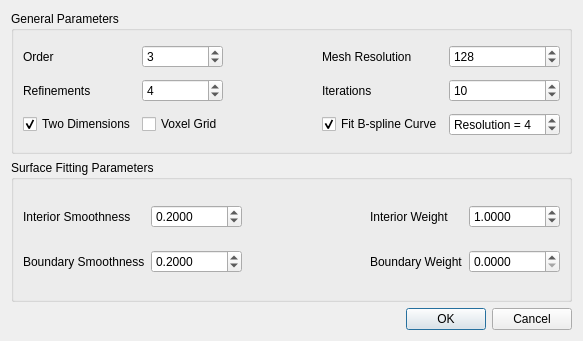
<?xml version="1.0" encoding="UTF-8"?>
<ui version="4.0">
 <class>NurbsSurfaceDlg</class>
 <widget class="QDialog" name="NurbsSurfaceDlg">
  <property name="geometry">
   <rect>
    <x>0</x>
    <y>0</y>
    <width>583</width>
    <height>341</height>
   </rect>
  </property>
  <property name="sizePolicy">
   <sizepolicy hsizetype="Fixed" vsizetype="Fixed">
    <horstretch>0</horstretch>
    <verstretch>0</verstretch>
   </sizepolicy>
  </property>
  <property name="windowTitle">
   <string>Nurbs Surface</string>
  </property>
  <layout class="QVBoxLayout" name="verticalLayout">
   <item>
    <widget class="QGroupBox" name="groupBox_2">
     <property name="title">
      <string>General Parameters</string>
     </property>
     <layout class="QGridLayout" name="gridLayout">
      <item row="1" column="0">
       <widget class="QLabel" name="label_10">
        <property name="text">
         <string>Refinements</string>
        </property>
       </widget>
      </item>
      <item row="0" column="0">
       <widget class="QLabel" name="label_16">
        <property name="text">
         <string>Order</string>
        </property>
       </widget>
      </item>
      <item row="0" column="4">
       <widget class="QLabel" name="label_15">
        <property name="text">
         <string>Mesh Resolution</string>
        </property>
       </widget>
      </item>
      <item row="1" column="4">
       <widget class="QLabel" name="label_14">
        <property name="text">
         <string>Iterations</string>
        </property>
       </widget>
      </item>
      <item row="2" column="0">
       <widget class="QCheckBox" name="twoDimCheckBox">
        <property name="text">
         <string>Two Dimensions</string>
        </property>
        <property name="checked">
         <bool>true</bool>
        </property>
       </widget>
      </item>
      <item row="2" column="5">
       <widget class="QSpinBox" name="curveResolutionSpinBox">
        <property name="prefix">
         <string>Resolution = </string>
        </property>
        <property name="minimum">
         <number>1</number>
        </property>
        <property name="maximum">
         <number>64</number>
        </property>
        <property name="value">
         <number>4</number>
        </property>
       </widget>
      </item>
      <item row="0" column="5">
       <widget class="QSpinBox" name="meshResolutionSpinBox">
        <property name="maximum">
         <number>10000</number>
        </property>
        <property name="value">
         <number>128</number>
        </property>
       </widget>
      </item>
      <item row="1" column="5">
       <widget class="QSpinBox" name="iterationsSpinBox">
        <property name="minimum">
         <number>0</number>
        </property>
        <property name="maximum">
         <number>10000</number>
        </property>
        <property name="value">
         <number>10</number>
        </property>
       </widget>
      </item>
      <item row="2" column="4">
       <widget class="QCheckBox" name="fitBsplineCurveCheckBox">
        <property name="text">
         <string>Fit B-spline Curve</string>
        </property>
        <property name="checked">
         <bool>true</bool>
        </property>
       </widget>
      </item>
      <item row="2" column="1">
       <widget class="QCheckBox" name="useVoxelGridCheckBox">
        <property name="enabled">
         <bool>true</bool>
        </property>
        <property name="text">
         <string>Voxel Grid</string>
        </property>
        <property name="checked">
         <bool>false</bool>
        </property>
       </widget>
      </item>
      <item row="0" column="1">
       <widget class="QSpinBox" name="orderSpinBox">
        <property name="minimum">
         <number>1</number>
        </property>
        <property name="maximum">
         <number>64</number>
        </property>
        <property name="value">
         <number>3</number>
        </property>
       </widget>
      </item>
      <item row="1" column="1">
       <widget class="QSpinBox" name="refinementsSpinBox">
        <property name="maximum">
         <number>10000</number>
        </property>
        <property name="value">
         <number>4</number>
        </property>
       </widget>
      </item>
      <item row="1" column="3">
       <spacer name="horizontalSpacer">
        <property name="orientation">
         <enum>Qt::Horizontal</enum>
        </property>
        <property name="sizeHint" stdset="0">
         <size>
          <width>40</width>
          <height>20</height>
         </size>
        </property>
       </spacer>
      </item>
     </layout>
    </widget>
   </item>
   <item>
    <widget class="QGroupBox" name="groupBox">
     <property name="title">
      <string>Surface Fitting Parameters</string>
     </property>
     <layout class="QGridLayout" name="gridLayout_2">
      <item row="0" column="0">
       <widget class="QLabel" name="label_13">
        <property name="text">
         <string>Interior Smoothness</string>
        </property>
       </widget>
      </item>
      <item row="1" column="0">
       <widget class="QLabel" name="label_9">
        <property name="text">
         <string>Boundary Smoothness</string>
        </property>
       </widget>
      </item>
      <item row="0" column="3">
       <widget class="QLabel" name="label_12">
        <property name="text">
         <string>Interior Weight</string>
        </property>
       </widget>
      </item>
      <item row="1" column="3">
       <widget class="QLabel" name="label_11">
        <property name="text">
         <string>Boundary Weight</string>
        </property>
       </widget>
      </item>
      <item row="0" column="1">
       <widget class="QDoubleSpinBox" name="interiorSSpinBox">
        <property name="decimals">
         <number>4</number>
        </property>
        <property name="minimum">
         <double>0.000000000000000</double>
        </property>
        <property name="maximum">
         <double>10000.000000000000000</double>
        </property>
        <property name="singleStep">
         <double>0.010000000000000</double>
        </property>
        <property name="value">
         <double>0.200000000000000</double>
        </property>
       </widget>
      </item>
      <item row="1" column="1">
       <widget class="QDoubleSpinBox" name="boundarySSpinBox">
        <property name="decimals">
         <number>4</number>
        </property>
        <property name="minimum">
         <double>0.000000000000000</double>
        </property>
        <property name="maximum">
         <double>10000.000000000000000</double>
        </property>
        <property name="singleStep">
         <double>0.010000000000000</double>
        </property>
        <property name="value">
         <double>0.200000000000000</double>
        </property>
       </widget>
      </item>
      <item row="1" column="4">
       <widget class="QDoubleSpinBox" name="boundaryWSpinBox">
        <property name="decimals">
         <number>4</number>
        </property>
        <property name="minimum">
         <double>0.000000000000000</double>
        </property>
        <property name="maximum">
         <double>10000.000000000000000</double>
        </property>
        <property name="singleStep">
         <double>0.010000000000000</double>
        </property>
        <property name="value">
         <double>0.000000000000000</double>
        </property>
       </widget>
      </item>
      <item row="0" column="4">
       <widget class="QDoubleSpinBox" name="interiorWSpinBox">
        <property name="decimals">
         <number>4</number>
        </property>
        <property name="minimum">
         <double>0.000000000000000</double>
        </property>
        <property name="maximum">
         <double>10000.000000000000000</double>
        </property>
        <property name="singleStep">
         <double>0.010000000000000</double>
        </property>
        <property name="value">
         <double>1.000000000000000</double>
        </property>
       </widget>
      </item>
      <item row="0" column="2">
       <spacer name="horizontalSpacer_2">
        <property name="orientation">
         <enum>Qt::Horizontal</enum>
        </property>
        <property name="sizeHint" stdset="0">
         <size>
          <width>40</width>
          <height>20</height>
         </size>
        </property>
       </spacer>
      </item>
     </layout>
    </widget>
   </item>
   <item>
    <widget class="QDialogButtonBox" name="buttonBox">
     <property name="orientation">
      <enum>Qt::Horizontal</enum>
     </property>
     <property name="standardButtons">
      <set>QDialogButtonBox::Cancel|QDialogButtonBox::Ok</set>
     </property>
    </widget>
   </item>
  </layout>
 </widget>
 <resources>
  <include location="../../../qPCL.qrc"/>
 </resources>
 <connections>
  <connection>
   <sender>buttonBox</sender>
   <signal>accepted()</signal>
   <receiver>NurbsSurfaceDlg</receiver>
   <slot>accept()</slot>
   <hints>
    <hint type="sourcelabel">
     <x>132</x>
     <y>159</y>
    </hint>
    <hint type="destinationlabel">
     <x>215</x>
     <y>92</y>
    </hint>
   </hints>
  </connection>
  <connection>
   <sender>buttonBox</sender>
   <signal>rejected()</signal>
   <receiver>NurbsSurfaceDlg</receiver>
   <slot>reject()</slot>
   <hints>
    <hint type="sourcelabel">
     <x>132</x>
     <y>159</y>
    </hint>
    <hint type="destinationlabel">
     <x>132</x>
     <y>92</y>
    </hint>
   </hints>
  </connection>
  <connection>
   <sender>fitBsplineCurveCheckBox</sender>
   <signal>toggled(bool)</signal>
   <receiver>curveResolutionSpinBox</receiver>
   <slot>setEnabled(bool)</slot>
   <hints>
    <hint type="sourcelabel">
     <x>344</x>
     <y>166</y>
    </hint>
    <hint type="destinationlabel">
     <x>484</x>
     <y>168</y>
    </hint>
   </hints>
  </connection>
 </connections>
</ui>
